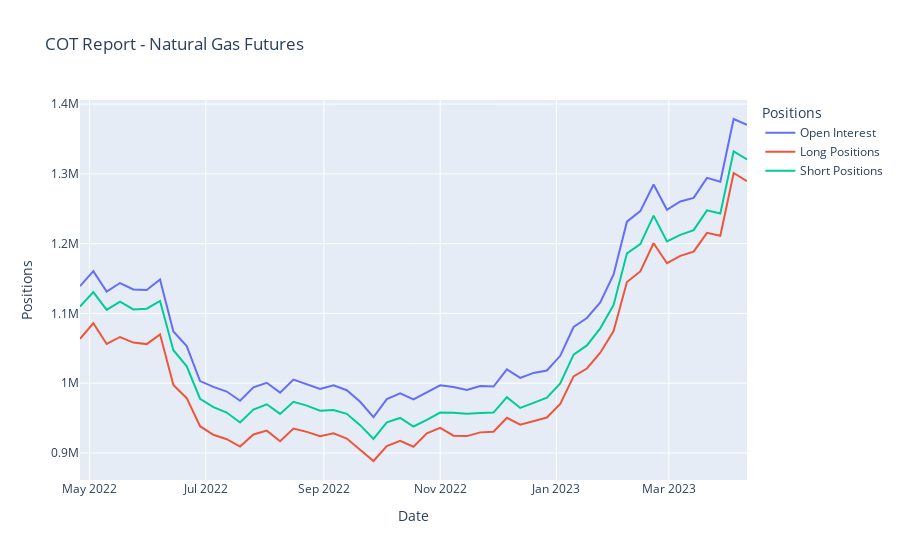

The notebook cell this image was saved under:
### Code cell
# データをプロット
fig = go.Figure()

fig.add_trace(go.Scatter(x=cot_data.index, y=cot_data['Open Interest'],
                    mode='lines', name='Open Interest'))
fig.add_trace(go.Scatter(x=cot_data.index, y=cot_data['Total Reportable Longs'],
                    mode='lines', name='Long Positions'))
fig.add_trace(go.Scatter(x=cot_data.index, y=cot_data['Total Reportable Shorts'],
                    mode='lines', name='Short Positions'))

fig.update_layout(title='COT Report - Natural Gas Futures',
                  xaxis_title='Date',
                  yaxis_title='Positions',
                  legend_title='Positions')

fig.show()
